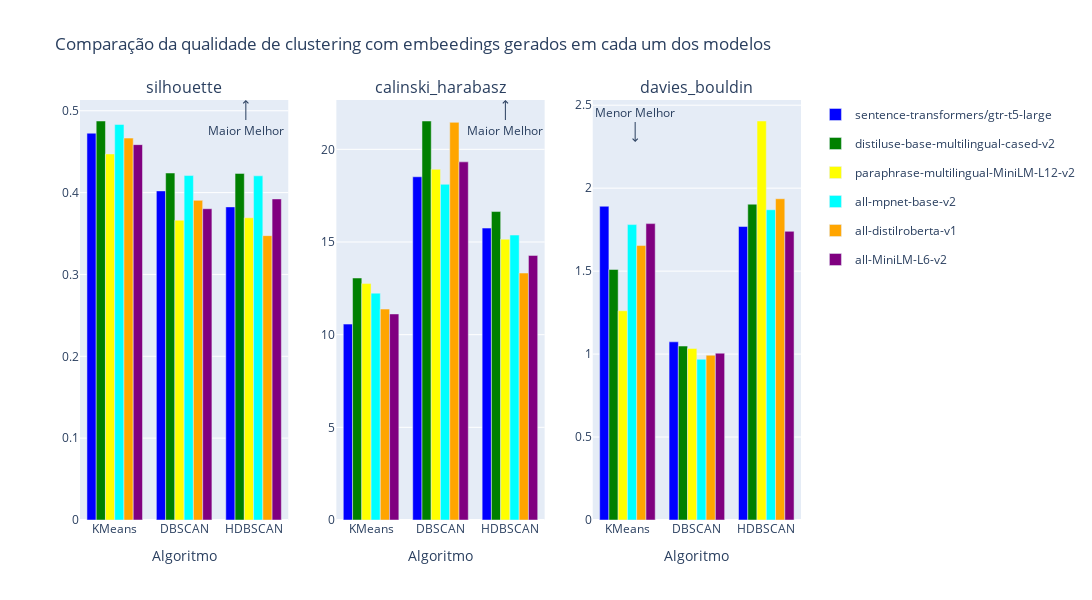
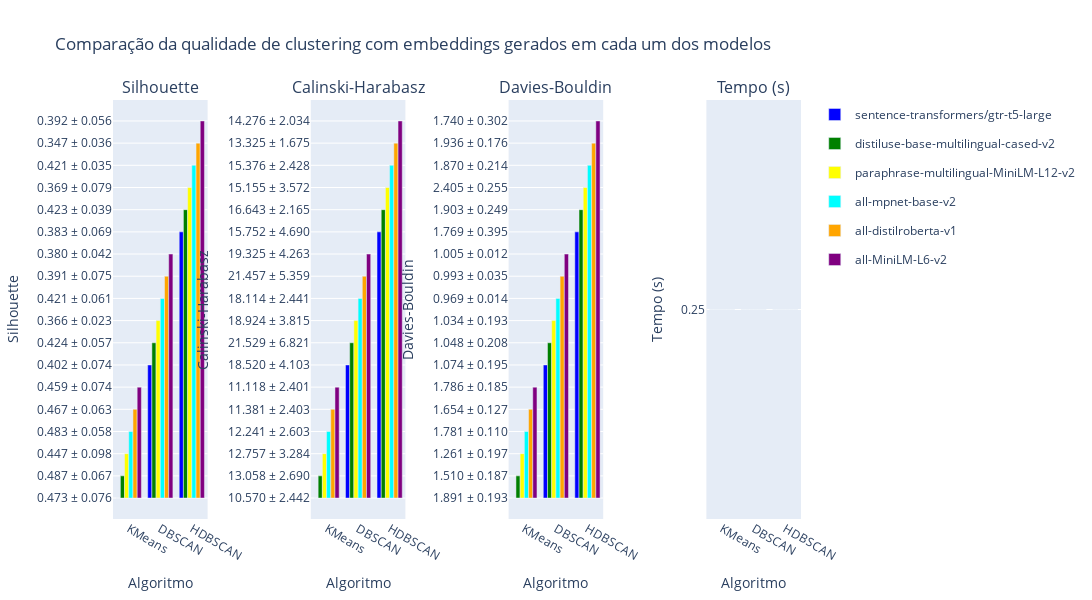

Notebook source saved alongside these figures, in order:
### Code cell
# Escolher o melhor modelo
melhor_modelo = analisador.escolher_melhor_modelo(resultados)
print(f"\nO melhor modelo nas pontuações ponderadas médias foi: {melhor_modelo}")

# Gerar o relatório de benchmarking (opcional)
analisador.generate_report(resultados)

### Figure 1 — Plotly figure (JSON) as saved in the notebook; plotly's stock layout.template omitted (floating-point values rounded to 4 significant figures)
{"data": [{"legendgroup": "sentence-transformers/gtr-t5-large", "marker": {"color": "blue"}, "name": "sentence-transformers/gtr-t5-large", "offsetgroup": "0", "showlegend": true, "type": "bar", "x": ["KMeans"], "xaxis": "x", "y": [0.4726], "yaxis": "y"}, {"legendgroup": "distiluse-base-multilingual-cased-v2", "marker": {"color": "green"}, "name": "distiluse-base-multilingual-cased-v2", "offsetgroup": "1", "showlegend": true, "type": "bar", "x": ["KMeans"], "xaxis": "x", "y": [0.4875], "yaxis": "y"}, {"legendgroup": "paraphrase-multilingual-MiniLM-L12-v2", "marker": {"color": "yellow"}, "name": "paraphrase-multilingual-MiniLM-L12-v2", "offsetgroup": "2", "showlegend": true, "type": "bar", "x": ["KMeans"], "xaxis": "x", "y": [0.4472], "yaxis": "y"}, {"legendgroup": "all-mpnet-base-v2", "marker": {"color": "cyan"}, "name": "all-mpnet-base-v2", "offsetgroup": "3", "showlegend": true, "type": "bar", "x": ["KMeans"], "xaxis": "x", "y": [0.4832], "yaxis": "y"}, {"legendgroup": "all-distilroberta-v1", "marker": {"color": "orange"}, "name": "all-distilroberta-v1", "offsetgroup": "4", "showlegend": true, "type": "bar", "x": ["KMeans"], "xaxis": "x", "y": [0.4666], "yaxis": "y"}, {"legendgroup": "all-MiniLM-L6-v2", "marker": {"color": "purple"}, "name": "all-MiniLM-L6-v2", "offsetgroup": "5", "showlegend": true, "type": "bar", "x": ["KMeans"], "xaxis": "x", "y": [0.4586], "yaxis": "y"}, {"legendgroup": "sentence-transformers/gtr-t5-large", "marker": {"color": "blue"}, "name": "sentence-transformers/gtr-t5-large", "offsetgroup": "0", "showlegend": false, "type": "bar", "x": ["DBSCAN"], "xaxis": "x", "y": [0.4021], "yaxis": "y"}, {"legendgroup": "distiluse-base-multilingual-cased-v2", "marker": {"color": "green"}, "name": "distiluse-base-multilingual-cased-v2", "offsetgroup": "1", "showlegend": false, "type": "bar", "x": ["DBSCAN"], "xaxis": "x", "y": [0.4239], "yaxis": "y"}, {"legendgroup": "paraphrase-multilingual-MiniLM-L12-v2", "marker": {"color": "yellow"}, "name": "paraphrase-multilingual-MiniLM-L12-v2", "offsetgroup": "2", "showlegend": false, "type": "bar", "x": ["DBSCAN"], "xaxis": "x", "y": [0.3662], "yaxis": "y"}, {"legendgroup": "all-mpnet-base-v2", "marker": {"color": "cyan"}, "name": "all-mpnet-base-v2", "offsetgroup": "3", "showlegend": false, "type": "bar", "x": ["DBSCAN"], "xaxis": "x", "y": [0.4208], "yaxis": "y"}, {"legendgroup": "all-distilroberta-v1", "marker": {"color": "orange"}, "name": "all-distilroberta-v1", "offsetgroup": "4", "showlegend": false, "type": "bar", "x": ["DBSCAN"], "xaxis": "x", "y": [0.3905], "yaxis": "y"}, {"legendgroup": "all-MiniLM-L6-v2", "marker": {"color": "purple"}, "name": "all-MiniLM-L6-v2", "offsetgroup": "5", "showlegend": false, "type": "bar", "x": ["DBSCAN"], "xaxis": "x", "y": [0.3803], "yaxis": "y"}, {"legendgroup": "sentence-transformers/gtr-t5-large", "marker": {"color": "blue"}, "name": "sentence-transformers/gtr-t5-large", "offsetgroup": "0", "showlegend": false, "type": "bar", "x": ["HDBSCAN"], "xaxis": "x", "y": [0.3825], "yaxis": "y"}, {"legendgroup": "distiluse-base-multilingual-cased-v2", "marker": {"color": "green"}, "name": "distiluse-base-multilingual-cased-v2", "offsetgroup": "1", "showlegend": false, "type": "bar", "x": ["HDBSCAN"], "xaxis": "x", "y": [0.4235], "yaxis": "y"}, {"legendgroup": "paraphrase-multilingual-MiniLM-L12-v2", "marker": {"color": "yellow"}, "name": "paraphrase-multilingual-MiniLM-L12-v2", "offsetgroup": "2", "showlegend": false, "type": "bar", "x": ["HDBSCAN"], "xaxis": "x", "y": [0.3692], "yaxis": "y"}, {"legendgroup": "all-mpnet-base-v2", "marker": {"color": "cyan"}, "name": "all-mpnet-base-v2", "offsetgroup": "3", "showlegend": false, "type": "bar", "x": ["HDBSCAN"], "xaxis": "x", "y": [0.4205], "yaxis": "y"}, {"legendgroup": "all-distilroberta-v1", "marker": {"color": "orange"}, "name": "all-distilroberta-v1", "offsetgroup": "4", "showlegend": false, "type": "bar", "x": ["HDBSCAN"], "xaxis": "x", "y": [0.3474], "yaxis": "y"}, {"legendgroup": "all-MiniLM-L6-v2", "marker": {"color": "purple"}, "name": "all-MiniLM-L6-v2", "offsetgroup": "5", "showlegend": false, "type": "bar", "x": ["HDBSCAN"], "xaxis": "x", "y": [0.3923], "yaxis": "y"}, {"legendgroup": "sentence-transformers/gtr-t5-large", "marker": {"color": "blue"}, "name": "sentence-transformers/gtr-t5-large", "offsetgroup": "0", "showlegend": false, "type": "bar", "x": ["KMeans"], "xaxis": "x2", "y": [10.57], "yaxis": "y2"}, {"legendgroup": "distiluse-base-multilingual-cased-v2", "marker": {"color": "green"}, "name": "distiluse-base-multilingual-cased-v2", "offsetgroup": "1", "showlegend": false, "type": "bar", "x": ["KMeans"], "xaxis": "x2", "y": [13.06], "yaxis": "y2"}, {"legendgroup": "paraphrase-multilingual-MiniLM-L12-v2", "marker": {"color": "yellow"}, "name": "paraphrase-multilingual-MiniLM-L12-v2", "offsetgroup": "2", "showlegend": false, "type": "bar", "x": ["KMeans"], "xaxis": "x2", "y": [12.76], "yaxis": "y2"}, {"legendgroup": "all-mpnet-base-v2", "marker": {"color": "cyan"}, "name": "all-mpnet-base-v2", "offsetgroup": "3", "showlegend": false, "type": "bar", "x": ["KMeans"], "xaxis": "x2", "y": [12.24], "yaxis": "y2"}, {"legendgroup": "all-distilroberta-v1", "marker": {"color": "orange"}, "name": "all-distilroberta-v1", "offsetgroup": "4", "showlegend": false, "type": "bar", "x": ["KMeans"], "xaxis": "x2", "y": [11.38], "yaxis": "y2"}, {"legendgroup": "all-MiniLM-L6-v2", "marker": {"color": "purple"}, "name": "all-MiniLM-L6-v2", "offsetgroup": "5", "showlegend": false, "type": "bar", "x": ["KMeans"], "xaxis": "x2", "y": [11.12], "yaxis": "y2"}, {"legendgroup": "sentence-transformers/gtr-t5-large", "marker": {"color": "blue"}, "name": "sentence-transformers/gtr-t5-large", "offsetgroup": "0", "showlegend": false, "type": "bar", "x": ["DBSCAN"], "xaxis": "x2", "y": [18.52], "yaxis": "y2"}, {"legendgroup": "distiluse-base-multilingual-cased-v2", "marker": {"color": "green"}, "name": "distiluse-base-multilingual-cased-v2", "offsetgroup": "1", "showlegend": false, "type": "bar", "x": ["DBSCAN"], "xaxis": "x2", "y": [21.53], "yaxis": "y2"}, {"legendgroup": "paraphrase-multilingual-MiniLM-L12-v2", "marker": {"color": "yellow"}, "name": "paraphrase-multilingual-MiniLM-L12-v2", "offsetgroup": "2", "showlegend": false, "type": "bar", "x": ["DBSCAN"], "xaxis": "x2", "y": [18.92], "yaxis": "y2"}, {"legendgroup": "all-mpnet-base-v2", "marker": {"color": "cyan"}, "name": "all-mpnet-base-v2", "offsetgroup": "3", "showlegend": false, "type": "bar", "x": ["DBSCAN"], "xaxis": "x2", "y": [18.11], "yaxis": "y2"}, {"legendgroup": "all-distilroberta-v1", "marker": {"color": "orange"}, "name": "all-distilroberta-v1", "offsetgroup": "4", "showlegend": false, "type": "bar", "x": ["DBSCAN"], "xaxis": "x2", "y": [21.46], "yaxis": "y2"}, {"legendgroup": "all-MiniLM-L6-v2", "marker": {"color": "purple"}, "name": "all-MiniLM-L6-v2", "offsetgroup": "5", "showlegend": false, "type": "bar", "x": ["DBSCAN"], "xaxis": "x2", "y": [19.32], "yaxis": "y2"}, {"legendgroup": "sentence-transformers/gtr-t5-large", "marker": {"color": "blue"}, "name": "sentence-transformers/gtr-t5-large", "offsetgroup": "0", "showlegend": false, "type": "bar", "x": ["HDBSCAN"], "xaxis": "x2", "y": [15.75], "yaxis": "y2"}, {"legendgroup": "distiluse-base-multilingual-cased-v2", "marker": {"color": "green"}, "name": "distiluse-base-multilingual-cased-v2", "offsetgroup": "1", "showlegend": false, "type": "bar", "x": ["HDBSCAN"], "xaxis": "x2", "y": [16.64], "yaxis": "y2"}, {"legendgroup": "paraphrase-multilingual-MiniLM-L12-v2", "marker": {"color": "yellow"}, "name": "paraphrase-multilingual-MiniLM-L12-v2", "offsetgroup": "2", "showlegend": false, "type": "bar", "x": ["HDBSCAN"], "xaxis": "x2", "y": [15.15], "yaxis": "y2"}, {"legendgroup": "all-mpnet-base-v2", "marker": {"color": "cyan"}, "name": "all-mpnet-base-v2", "offsetgroup": "3", "showlegend": false, "type": "bar", "x": ["HDBSCAN"], "xaxis": "x2", "y": [15.38], "yaxis": "y2"}, {"legendgroup": "all-distilroberta-v1", "marker": {"color": "orange"}, "name": "all-distilroberta-v1", "offsetgroup": "4", "showlegend": false, "type": "bar", "x": ["HDBSCAN"], "xaxis": "x2", "y": [13.33], "yaxis": "y2"}, {"legendgroup": "all-MiniLM-L6-v2", "marker": {"color": "purple"}, "name": "all-MiniLM-L6-v2", "offsetgroup": "5", "showlegend": false, "type": "bar", "x": ["HDBSCAN"], "xaxis": "x2", "y": [14.28], "yaxis": "y2"}, {"legendgroup": "sentence-transformers/gtr-t5-large", "marker": {"color": "blue"}, "name": "sentence-transformers/gtr-t5-large", "offsetgroup": "0", "showlegend": false, "type": "bar", "x": ["KMeans"], "xaxis": "x3", "y": [1.891], "yaxis": "y3"}, {"legendgroup": "distiluse-base-multilingual-cased-v2", "marker": {"color": "green"}, "name": "distiluse-base-multilingual-cased-v2", "offsetgroup": "1", "showlegend": false, "type": "bar", "x": ["KMeans"], "xaxis": "x3", "y": [1.51], "yaxis": "y3"}, {"legendgroup": "paraphrase-multilingual-MiniLM-L12-v2", "marker": {"color": "yellow"}, "name": "paraphrase-multilingual-MiniLM-L12-v2", "offsetgroup": "2", "showlegend": false, "type": "bar", "x": ["KMeans"], "xaxis": "x3", "y": [1.261], "yaxis": "y3"}, {"legendgroup": "all-mpnet-base-v2", "marker": {"color": "cyan"}, "name": "all-mpnet-base-v2", "offsetgroup": "3", "showlegend": false, "type": "bar", "x": ["KMeans"], "xaxis": "x3", "y": [1.781], "yaxis": "y3"}, {"legendgroup": "all-distilroberta-v1", "marker": {"color": "orange"}, "name": "all-distilroberta-v1", "offsetgroup": "4", "showlegend": false, "type": "bar", "x": ["KMeans"], "xaxis": "x3", "y": [1.654], "yaxis": "y3"}, {"legendgroup": "all-MiniLM-L6-v2", "marker": {"color": "purple"}, "name": "all-MiniLM-L6-v2", "offsetgroup": "5", "showlegend": false, "type": "bar", "x": ["KMeans"], "xaxis": "x3", "y": [1.786], "yaxis": "y3"}, {"legendgroup": "sentence-transformers/gtr-t5-large", "marker": {"color": "blue"}, "name": "sentence-transformers/gtr-t5-large", "offsetgroup": "0", "showlegend": false, "type": "bar", "x": ["DBSCAN"], "xaxis": "x3", "y": [1.074], "yaxis": "y3"}, {"legendgroup": "distiluse-base-multilingual-cased-v2", "marker": {"color": "green"}, "name": "distiluse-base-multilingual-cased-v2", "offsetgroup": "1", "showlegend": false, "type": "bar", "x": ["DBSCAN"], "xaxis": "x3", "y": [1.048], "yaxis": "y3"}, {"legendgroup": "paraphrase-multilingual-MiniLM-L12-v2", "marker": {"color": "yellow"}, "name": "paraphrase-multilingual-MiniLM-L12-v2", "offsetgroup": "2", "showlegend": false, "type": "bar", "x": ["DBSCAN"], "xaxis": "x3", "y": [1.034], "yaxis": "y3"}, {"legendgroup": "all-mpnet-base-v2", "marker": {"color": "cyan"}, "name": "all-mpnet-base-v2", "offsetgroup": "3", "showlegend": false, "type": "bar", "x": ["DBSCAN"], "xaxis": "x3", "y": [0.9686], "yaxis": "y3"}, {"legendgroup": "all-distilroberta-v1", "marker": {"color": "orange"}, "name": "all-distilroberta-v1", "offsetgroup": "4", "showlegend": false, "type": "bar", "x": ["DBSCAN"], "xaxis": "x3", "y": [0.9929], "yaxis": "y3"}, {"legendgroup": "all-MiniLM-L6-v2", "marker": {"color": "purple"}, "name": "all-MiniLM-L6-v2", "offsetgroup": "5", "showlegend": false, "type": "bar", "x": ["DBSCAN"], "xaxis": "x3", "y": [1.005], "yaxis": "y3"}, {"legendgroup": "sentence-transformers/gtr-t5-large", "marker": {"color": "blue"}, "name": "sentence-transformers/gtr-t5-large", "offsetgroup": "0", "showlegend": false, "type": "bar", "x": ["HDBSCAN"], "xaxis": "x3", "y": [1.769], "yaxis": "y3"}, {"legendgroup": "distiluse-base-multilingual-cased-v2", "marker": {"color": "green"}, "name": "distiluse-base-multilingual-cased-v2", "offsetgroup": "1", "showlegend": false, "type": "bar", "x": ["HDBSCAN"], "xaxis": "x3", "y": [1.903], "yaxis": "y3"}, {"legendgroup": "paraphrase-multilingual-MiniLM-L12-v2", "marker": {"color": "yellow"}, "name": "paraphrase-multilingual-MiniLM-L12-v2", "offsetgroup": "2", "showlegend": false, "type": "bar", "x": ["HDBSCAN"], "xaxis": "x3", "y": [2.405], "yaxis": "y3"}, {"legendgroup": "all-mpnet-base-v2", "marker": {"color": "cyan"}, "name": "all-mpnet-base-v2", "offsetgroup": "3", "showlegend": false, "type": "bar", "x": ["HDBSCAN"], "xaxis": "x3", "y": [1.87], "yaxis": "y3"}, {"legendgroup": "all-distilroberta-v1", "marker": {"color": "orange"}, "name": "all-distilroberta-v1", "offsetgroup": "4", "showlegend": false, "type": "bar", "x": ["HDBSCAN"], "xaxis": "x3", "y": [1.936], "yaxis": "y3"}, {"legendgroup": "all-MiniLM-L6-v2", "marker": {"color": "purple"}, "name": "all-MiniLM-L6-v2", "offsetgroup": "5", "showlegend": false, "type": "bar", "x": ["HDBSCAN"], "xaxis": "x3", "y": [1.74], "yaxis": "y3"}], "layout": {"annotations": [{"font": {"size": 16}, "showarrow": false, "text": "silhouette", "x": 0.1444, "xanchor": "center", "xref": "paper", "y": 1, "yanchor": "bottom", "yref": "paper"}, {"font": {"size": 16}, "showarrow": false, "text": "calinski_harabasz", "x": 0.5, "xanchor": "center", "xref": "paper", "y": 1, "yanchor": "bottom", "yref": "paper"}, {"font": {"size": 16}, "showarrow": false, "text": "davies_bouldin", "x": 0.8556, "xanchor": "center", "xref": "paper", "y": 1, "yanchor": "bottom", "yref": "paper"}, {"arrowhead": 4, "ax": 0, "ay": 30, "showarrow": true, "text": "Maior Melhor", "x": 0.23, "xref": "paper", "y": 1, "yref": "paper"}, {"arrowhead": 4, "ax": 0, "ay": 30, "showarrow": true, "text": "Maior Melhor", "x": 0.59, "xref": "paper", "y": 1, "yref": "paper"}, {"arrowhead": 4, "ax": 0, "ay": -30, "showarrow": true, "text": "Menor Melhor", "x": 0.77, "xref": "paper", "y": 0.9, "yref": "paper"}], "height": 600, "title": {"text": "Comparação da qualidade de clustering com embeedings gerados em cada um dos modelos"}, "width": 1200, "xaxis": {"anchor": "y", "domain": [0, 0.2889], "title": {"text": "Algoritmo"}}, "xaxis2": {"anchor": "y2", "domain": [0.3556, 0.6444], "title": {"text": "Algoritmo"}}, "xaxis3": {"anchor": "y3", "domain": [0.7111, 1], "title": {"text": "Algoritmo"}}, "yaxis": {"anchor": "x", "domain": [0, 1], "title": {"text": ""}}, "yaxis2": {"anchor": "x2", "domain": [0, 1], "title": {"text": ""}}, "yaxis3": {"anchor": "x3", "domain": [0, 1], "title": {"text": ""}}}}

### Figure 2 — Plotly figure (JSON) as saved in the notebook; plotly's stock layout.template omitted (floating-point values rounded to 4 significant figures)
{"data": [{"legendgroup": "sentence-transformers/gtr-t5-large", "marker": {"color": "blue"}, "name": "sentence-transformers/gtr-t5-large", "offsetgroup": "0", "showlegend": true, "type": "bar", "x": ["KMeans"], "xaxis": "x", "y": ["0.473 ± 0.076"], "yaxis": "y"}, {"legendgroup": "distiluse-base-multilingual-cased-v2", "marker": {"color": "green"}, "name": "distiluse-base-multilingual-cased-v2", "offsetgroup": "1", "showlegend": true, "type": "bar", "x": ["KMeans"], "xaxis": "x", "y": ["0.487 ± 0.067"], "yaxis": "y"}, {"legendgroup": "paraphrase-multilingual-MiniLM-L12-v2", "marker": {"color": "yellow"}, "name": "paraphrase-multilingual-MiniLM-L12-v2", "offsetgroup": "2", "showlegend": true, "type": "bar", "x": ["KMeans"], "xaxis": "x", "y": ["0.447 ± 0.098"], "yaxis": "y"}, {"legendgroup": "all-mpnet-base-v2", "marker": {"color": "cyan"}, "name": "all-mpnet-base-v2", "offsetgroup": "3", "showlegend": true, "type": "bar", "x": ["KMeans"], "xaxis": "x", "y": ["0.483 ± 0.058"], "yaxis": "y"}, {"legendgroup": "all-distilroberta-v1", "marker": {"color": "orange"}, "name": "all-distilroberta-v1", "offsetgroup": "4", "showlegend": true, "type": "bar", "x": ["KMeans"], "xaxis": "x", "y": ["0.467 ± 0.063"], "yaxis": "y"}, {"legendgroup": "all-MiniLM-L6-v2", "marker": {"color": "purple"}, "name": "all-MiniLM-L6-v2", "offsetgroup": "5", "showlegend": true, "type": "bar", "x": ["KMeans"], "xaxis": "x", "y": ["0.459 ± 0.074"], "yaxis": "y"}, {"legendgroup": "sentence-transformers/gtr-t5-large", "marker": {"color": "blue"}, "name": "sentence-transformers/gtr-t5-large", "offsetgroup": "0", "showlegend": false, "type": "bar", "x": ["DBSCAN"], "xaxis": "x", "y": ["0.402 ± 0.074"], "yaxis": "y"}, {"legendgroup": "distiluse-base-multilingual-cased-v2", "marker": {"color": "green"}, "name": "distiluse-base-multilingual-cased-v2", "offsetgroup": "1", "showlegend": false, "type": "bar", "x": ["DBSCAN"], "xaxis": "x", "y": ["0.424 ± 0.057"], "yaxis": "y"}, {"legendgroup": "paraphrase-multilingual-MiniLM-L12-v2", "marker": {"color": "yellow"}, "name": "paraphrase-multilingual-MiniLM-L12-v2", "offsetgroup": "2", "showlegend": false, "type": "bar", "x": ["DBSCAN"], "xaxis": "x", "y": ["0.366 ± 0.023"], "yaxis": "y"}, {"legendgroup": "all-mpnet-base-v2", "marker": {"color": "cyan"}, "name": "all-mpnet-base-v2", "offsetgroup": "3", "showlegend": false, "type": "bar", "x": ["DBSCAN"], "xaxis": "x", "y": ["0.421 ± 0.061"], "yaxis": "y"}, {"legendgroup": "all-distilroberta-v1", "marker": {"color": "orange"}, "name": "all-distilroberta-v1", "offsetgroup": "4", "showlegend": false, "type": "bar", "x": ["DBSCAN"], "xaxis": "x", "y": ["0.391 ± 0.075"], "yaxis": "y"}, {"legendgroup": "all-MiniLM-L6-v2", "marker": {"color": "purple"}, "name": "all-MiniLM-L6-v2", "offsetgroup": "5", "showlegend": false, "type": "bar", "x": ["DBSCAN"], "xaxis": "x", "y": ["0.380 ± 0.042"], "yaxis": "y"}, {"legendgroup": "sentence-transformers/gtr-t5-large", "marker": {"color": "blue"}, "name": "sentence-transformers/gtr-t5-large", "offsetgroup": "0", "showlegend": false, "type": "bar", "x": ["HDBSCAN"], "xaxis": "x", "y": ["0.383 ± 0.069"], "yaxis": "y"}, {"legendgroup": "distiluse-base-multilingual-cased-v2", "marker": {"color": "green"}, "name": "distiluse-base-multilingual-cased-v2", "offsetgroup": "1", "showlegend": false, "type": "bar", "x": ["HDBSCAN"], "xaxis": "x", "y": ["0.423 ± 0.039"], "yaxis": "y"}, {"legendgroup": "paraphrase-multilingual-MiniLM-L12-v2", "marker": {"color": "yellow"}, "name": "paraphrase-multilingual-MiniLM-L12-v2", "offsetgroup": "2", "showlegend": false, "type": "bar", "x": ["HDBSCAN"], "xaxis": "x", "y": ["0.369 ± 0.079"], "yaxis": "y"}, {"legendgroup": "all-mpnet-base-v2", "marker": {"color": "cyan"}, "name": "all-mpnet-base-v2", "offsetgroup": "3", "showlegend": false, "type": "bar", "x": ["HDBSCAN"], "xaxis": "x", "y": ["0.421 ± 0.035"], "yaxis": "y"}, {"legendgroup": "all-distilroberta-v1", "marker": {"color": "orange"}, "name": "all-distilroberta-v1", "offsetgroup": "4", "showlegend": false, "type": "bar", "x": ["HDBSCAN"], "xaxis": "x", "y": ["0.347 ± 0.036"], "yaxis": "y"}, {"legendgroup": "all-MiniLM-L6-v2", "marker": {"color": "purple"}, "name": "all-MiniLM-L6-v2", "offsetgroup": "5", "showlegend": false, "type": "bar", "x": ["HDBSCAN"], "xaxis": "x", "y": ["0.392 ± 0.056"], "yaxis": "y"}, {"legendgroup": "sentence-transformers/gtr-t5-large", "marker": {"color": "blue"}, "name": "sentence-transformers/gtr-t5-large", "offsetgroup": "0", "showlegend": false, "type": "bar", "x": ["KMeans"], "xaxis": "x2", "y": ["10.570 ± 2.442"], "yaxis": "y2"}, {"legendgroup": "distiluse-base-multilingual-cased-v2", "marker": {"color": "green"}, "name": "distiluse-base-multilingual-cased-v2", "offsetgroup": "1", "showlegend": false, "type": "bar", "x": ["KMeans"], "xaxis": "x2", "y": ["13.058 ± 2.690"], "yaxis": "y2"}, {"legendgroup": "paraphrase-multilingual-MiniLM-L12-v2", "marker": {"color": "yellow"}, "name": "paraphrase-multilingual-MiniLM-L12-v2", "offsetgroup": "2", "showlegend": false, "type": "bar", "x": ["KMeans"], "xaxis": "x2", "y": ["12.757 ± 3.284"], "yaxis": "y2"}, {"legendgroup": "all-mpnet-base-v2", "marker": {"color": "cyan"}, "name": "all-mpnet-base-v2", "offsetgroup": "3", "showlegend": false, "type": "bar", "x": ["KMeans"], "xaxis": "x2", "y": ["12.241 ± 2.603"], "yaxis": "y2"}, {"legendgroup": "all-distilroberta-v1", "marker": {"color": "orange"}, "name": "all-distilroberta-v1", "offsetgroup": "4", "showlegend": false, "type": "bar", "x": ["KMeans"], "xaxis": "x2", "y": ["11.381 ± 2.403"], "yaxis": "y2"}, {"legendgroup": "all-MiniLM-L6-v2", "marker": {"color": "purple"}, "name": "all-MiniLM-L6-v2", "offsetgroup": "5", "showlegend": false, "type": "bar", "x": ["KMeans"], "xaxis": "x2", "y": ["11.118 ± 2.401"], "yaxis": "y2"}, {"legendgroup": "sentence-transformers/gtr-t5-large", "marker": {"color": "blue"}, "name": "sentence-transformers/gtr-t5-large", "offsetgroup": "0", "showlegend": false, "type": "bar", "x": ["DBSCAN"], "xaxis": "x2", "y": ["18.520 ± 4.103"], "yaxis": "y2"}, {"legendgroup": "distiluse-base-multilingual-cased-v2", "marker": {"color": "green"}, "name": "distiluse-base-multilingual-cased-v2", "offsetgroup": "1", "showlegend": false, "type": "bar", "x": ["DBSCAN"], "xaxis": "x2", "y": ["21.529 ± 6.821"], "yaxis": "y2"}, {"legendgroup": "paraphrase-multilingual-MiniLM-L12-v2", "marker": {"color": "yellow"}, "name": "paraphrase-multilingual-MiniLM-L12-v2", "offsetgroup": "2", "showlegend": false, "type": "bar", "x": ["DBSCAN"], "xaxis": "x2", "y": ["18.924 ± 3.815"], "yaxis": "y2"}, {"legendgroup": "all-mpnet-base-v2", "marker": {"color": "cyan"}, "name": "all-mpnet-base-v2", "offsetgroup": "3", "showlegend": false, "type": "bar", "x": ["DBSCAN"], "xaxis": "x2", "y": ["18.114 ± 2.441"], "yaxis": "y2"}, {"legendgroup": "all-distilroberta-v1", "marker": {"color": "orange"}, "name": "all-distilroberta-v1", "offsetgroup": "4", "showlegend": false, "type": "bar", "x": ["DBSCAN"], "xaxis": "x2", "y": ["21.457 ± 5.359"], "yaxis": "y2"}, {"legendgroup": "all-MiniLM-L6-v2", "marker": {"color": "purple"}, "name": "all-MiniLM-L6-v2", "offsetgroup": "5", "showlegend": false, "type": "bar", "x": ["DBSCAN"], "xaxis": "x2", "y": ["19.325 ± 4.263"], "yaxis": "y2"}, {"legendgroup": "sentence-transformers/gtr-t5-large", "marker": {"color": "blue"}, "name": "sentence-transformers/gtr-t5-large", "offsetgroup": "0", "showlegend": false, "type": "bar", "x": ["HDBSCAN"], "xaxis": "x2", "y": ["15.752 ± 4.690"], "yaxis": "y2"}, {"legendgroup": "distiluse-base-multilingual-cased-v2", "marker": {"color": "green"}, "name": "distiluse-base-multilingual-cased-v2", "offsetgroup": "1", "showlegend": false, "type": "bar", "x": ["HDBSCAN"], "xaxis": "x2", "y": ["16.643 ± 2.165"], "yaxis": "y2"}, {"legendgroup": "paraphrase-multilingual-MiniLM-L12-v2", "marker": {"color": "yellow"}, "name": "paraphrase-multilingual-MiniLM-L12-v2", "offsetgroup": "2", "showlegend": false, "type": "bar", "x": ["HDBSCAN"], "xaxis": "x2", "y": ["15.155 ± 3.572"], "yaxis": "y2"}, {"legendgroup": "all-mpnet-base-v2", "marker": {"color": "cyan"}, "name": "all-mpnet-base-v2", "offsetgroup": "3", "showlegend": false, "type": "bar", "x": ["HDBSCAN"], "xaxis": "x2", "y": ["15.376 ± 2.428"], "yaxis": "y2"}, {"legendgroup": "all-distilroberta-v1", "marker": {"color": "orange"}, "name": "all-distilroberta-v1", "offsetgroup": "4", "showlegend": false, "type": "bar", "x": ["HDBSCAN"], "xaxis": "x2", "y": ["13.325 ± 1.675"], "yaxis": "y2"}, {"legendgroup": "all-MiniLM-L6-v2", "marker": {"color": "purple"}, "name": "all-MiniLM-L6-v2", "offsetgroup": "5", "showlegend": false, "type": "bar", "x": ["HDBSCAN"], "xaxis": "x2", "y": ["14.276 ± 2.034"], "yaxis": "y2"}, {"legendgroup": "sentence-transformers/gtr-t5-large", "marker": {"color": "blue"}, "name": "sentence-transformers/gtr-t5-large", "offsetgroup": "0", "showlegend": false, "type": "bar", "x": ["KMeans"], "xaxis": "x3", "y": ["1.891 ± 0.193"], "yaxis": "y3"}, {"legendgroup": "distiluse-base-multilingual-cased-v2", "marker": {"color": "green"}, "name": "distiluse-base-multilingual-cased-v2", "offsetgroup": "1", "showlegend": false, "type": "bar", "x": ["KMeans"], "xaxis": "x3", "y": ["1.510 ± 0.187"], "yaxis": "y3"}, {"legendgroup": "paraphrase-multilingual-MiniLM-L12-v2", "marker": {"color": "yellow"}, "name": "paraphrase-multilingual-MiniLM-L12-v2", "offsetgroup": "2", "showlegend": false, "type": "bar", "x": ["KMeans"], "xaxis": "x3", "y": ["1.261 ± 0.197"], "yaxis": "y3"}, {"legendgroup": "all-mpnet-base-v2", "marker": {"color": "cyan"}, "name": "all-mpnet-base-v2", "offsetgroup": "3", "showlegend": false, "type": "bar", "x": ["KMeans"], "xaxis": "x3", "y": ["1.781 ± 0.110"], "yaxis": "y3"}, {"legendgroup": "all-distilroberta-v1", "marker": {"color": "orange"}, "name": "all-distilroberta-v1", "offsetgroup": "4", "showlegend": false, "type": "bar", "x": ["KMeans"], "xaxis": "x3", "y": ["1.654 ± 0.127"], "yaxis": "y3"}, {"legendgroup": "all-MiniLM-L6-v2", "marker": {"color": "purple"}, "name": "all-MiniLM-L6-v2", "offsetgroup": "5", "showlegend": false, "type": "bar", "x": ["KMeans"], "xaxis": "x3", "y": ["1.786 ± 0.185"], "yaxis": "y3"}, {"legendgroup": "sentence-transformers/gtr-t5-large", "marker": {"color": "blue"}, "name": "sentence-transformers/gtr-t5-large", "offsetgroup": "0", "showlegend": false, "type": "bar", "x": ["DBSCAN"], "xaxis": "x3", "y": ["1.074 ± 0.195"], "yaxis": "y3"}, {"legendgroup": "distiluse-base-multilingual-cased-v2", "marker": {"color": "green"}, "name": "distiluse-base-multilingual-cased-v2", "offsetgroup": "1", "showlegend": false, "type": "bar", "x": ["DBSCAN"], "xaxis": "x3", "y": ["1.048 ± 0.208"], "yaxis": "y3"}, {"legendgroup": "paraphrase-multilingual-MiniLM-L12-v2", "marker": {"color": "yellow"}, "name": "paraphrase-multilingual-MiniLM-L12-v2", "offsetgroup": "2", "showlegend": false, "type": "bar", "x": ["DBSCAN"], "xaxis": "x3", "y": ["1.034 ± 0.193"], "yaxis": "y3"}, {"legendgroup": "all-mpnet-base-v2", "marker": {"color": "cyan"}, "name": "all-mpnet-base-v2", "offsetgroup": "3", "showlegend": false, "type": "bar", "x": ["DBSCAN"], "xaxis": "x3", "y": ["0.969 ± 0.014"], "yaxis": "y3"}, {"legendgroup": "all-distilroberta-v1", "marker": {"color": "orange"}, "name": "all-distilroberta-v1", "offsetgroup": "4", "showlegend": false, "type": "bar", "x": ["DBSCAN"], "xaxis": "x3", "y": ["0.993 ± 0.035"], "yaxis": "y3"}, {"legendgroup": "all-MiniLM-L6-v2", "marker": {"color": "purple"}, "name": "all-MiniLM-L6-v2", "offsetgroup": "5", "showlegend": false, "type": "bar", "x": ["DBSCAN"], "xaxis": "x3", "y": ["1.005 ± 0.012"], "yaxis": "y3"}, {"legendgroup": "sentence-transformers/gtr-t5-large", "marker": {"color": "blue"}, "name": "sentence-transformers/gtr-t5-large", "offsetgroup": "0", "showlegend": false, "type": "bar", "x": ["HDBSCAN"], "xaxis": "x3", "y": ["1.769 ± 0.395"], "yaxis": "y3"}, {"legendgroup": "distiluse-base-multilingual-cased-v2", "marker": {"color": "green"}, "name": "distiluse-base-multilingual-cased-v2", "offsetgroup": "1", "showlegend": false, "type": "bar", "x": ["HDBSCAN"], "xaxis": "x3", "y": ["1.903 ± 0.249"], "yaxis": "y3"}, {"legendgroup": "paraphrase-multilingual-MiniLM-L12-v2", "marker": {"color": "yellow"}, "name": "paraphrase-multilingual-MiniLM-L12-v2", "offsetgroup": "2", "showlegend": false, "type": "bar", "x": ["HDBSCAN"], "xaxis": "x3", "y": ["2.405 ± 0.255"], "yaxis": "y3"}, {"legendgroup": "all-mpnet-base-v2", "marker": {"color": "cyan"}, "name": "all-mpnet-base-v2", "offsetgroup": "3", "showlegend": false, "type": "bar", "x": ["HDBSCAN"], "xaxis": "x3", "y": ["1.870 ± 0.214"], "yaxis": "y3"}, {"legendgroup": "all-distilroberta-v1", "marker": {"color": "orange"}, "name": "all-distilroberta-v1", "offsetgroup": "4", "showlegend": false, "type": "bar", "x": ["HDBSCAN"], "xaxis": "x3", "y": ["1.936 ± 0.176"], "yaxis": "y3"}, {"legendgroup": "all-MiniLM-L6-v2", "marker": {"color": "purple"}, "name": "all-MiniLM-L6-v2", "offsetgroup": "5", "showlegend": false, "type": "bar", "x": ["HDBSCAN"], "xaxis": "x3", "y": ["1.740 ± 0.302"], "yaxis": "y3"}, {"legendgroup": "sentence-transformers/gtr-t5-large", "marker": {"color": "blue"}, "name": "sentence-transformers/gtr-t5-large", "offsetgroup": "0", "showlegend": false, "type": "bar", "x": ["KMeans"], "xaxis": "x4", "y": ["0.25"], "yaxis": "y4"}, {"legendgroup": "distiluse-base-multilingual-cased-v2", "marker": {"color": "green"}, "name": "distiluse-base-multilingual-cased-v2", "offsetgroup": "1", "showlegend": false, "type": "bar", "x": ["KMeans"], "xaxis": "x4", "y": ["0.25"], "yaxis": "y4"}, {"legendgroup": "paraphrase-multilingual-MiniLM-L12-v2", "marker": {"color": "yellow"}, "name": "paraphrase-multilingual-MiniLM-L12-v2", "offsetgroup": "2", "showlegend": false, "type": "bar", "x": ["KMeans"], "xaxis": "x4", "y": ["0.25"], "yaxis": "y4"}, {"legendgroup": "all-mpnet-base-v2", "marker": {"color": "cyan"}, "name": "all-mpnet-base-v2", "offsetgroup": "3", "showlegend": false, "type": "bar", "x": ["KMeans"], "xaxis": "x4", "y": ["0.25"], "yaxis": "y4"}, {"legendgroup": "all-distilroberta-v1", "marker": {"color": "orange"}, "name": "all-distilroberta-v1", "offsetgroup": "4", "showlegend": false, "type": "bar", "x": ["KMeans"], "xaxis": "x4", "y": ["0.25"], "yaxis": "y4"}, {"legendgroup": "all-MiniLM-L6-v2", "marker": {"color": "purple"}, "name": "all-MiniLM-L6-v2", "offsetgroup": "5", "showlegend": false, "type": "bar", "x": ["KMeans"], "xaxis": "x4", "y": ["0.25"], "yaxis": "y4"}, {"legendgroup": "sentence-transformers/gtr-t5-large", "marker": {"color": "blue"}, "name": "sentence-transformers/gtr-t5-large", "offsetgroup": "0", "showlegend": false, "type": "bar", "x": ["DBSCAN"], "xaxis": "x4", "y": ["0.25"], "yaxis": "y4"}, {"legendgroup": "distiluse-base-multilingual-cased-v2", "marker": {"color": "green"}, "name": "distiluse-base-multilingual-cased-v2", "offsetgroup": "1", "showlegend": false, "type": "bar", "x": ["DBSCAN"], "xaxis": "x4", "y": ["0.25"], "yaxis": "y4"}, {"legendgroup": "paraphrase-multilingual-MiniLM-L12-v2", "marker": {"color": "yellow"}, "name": "paraphrase-multilingual-MiniLM-L12-v2", "offsetgroup": "2", "showlegend": false, "type": "bar", "x": ["DBSCAN"], "xaxis": "x4", "y": ["0.25"], "yaxis": "y4"}, {"legendgroup": "all-mpnet-base-v2", "marker": {"color": "cyan"}, "name": "all-mpnet-base-v2", "offsetgroup": "3", "showlegend": false, "type": "bar", "x": ["DBSCAN"], "xaxis": "x4", "y": ["0.25"], "yaxis": "y4"}, {"legendgroup": "all-distilroberta-v1", "marker": {"color": "orange"}, "name": "all-distilroberta-v1", "offsetgroup": "4", "showlegend": false, "type": "bar", "x": ["DBSCAN"], "xaxis": "x4", "y": ["0.25"], "yaxis": "y4"}, {"legendgroup": "all-MiniLM-L6-v2", "marker": {"color": "purple"}, "name": "all-MiniLM-L6-v2", "offsetgroup": "5", "showlegend": false, "type": "bar", "x": ["DBSCAN"], "xaxis": "x4", "y": ["0.25"], "yaxis": "y4"}, {"legendgroup": "sentence-transformers/gtr-t5-large", "marker": {"color": "blue"}, "name": "sentence-transformers/gtr-t5-large", "offsetgroup": "0", "showlegend": false, "type": "bar", "x": ["HDBSCAN"], "xaxis": "x4", "y": ["0.25"], "yaxis": "y4"}, {"legendgroup": "distiluse-base-multilingual-cased-v2", "marker": {"color": "green"}, "name": "distiluse-base-multilingual-cased-v2", "offsetgroup": "1", "showlegend": false, "type": "bar", "x": ["HDBSCAN"], "xaxis": "x4", "y": ["0.25"], "yaxis": "y4"}, {"legendgroup": "paraphrase-multilingual-MiniLM-L12-v2", "marker": {"color": "yellow"}, "name": "paraphrase-multilingual-MiniLM-L12-v2", "offsetgroup": "2", "showlegend": false, "type": "bar", "x": ["HDBSCAN"], "xaxis": "x4", "y": ["0.25"], "yaxis": "y4"}, {"legendgroup": "all-mpnet-base-v2", "marker": {"color": "cyan"}, "name": "all-mpnet-base-v2", "offsetgroup": "3", "showlegend": false, "type": "bar", "x": ["HDBSCAN"], "xaxis": "x4", "y": ["0.25"], "yaxis": "y4"}, {"legendgroup": "all-distilroberta-v1", "marker": {"color": "orange"}, "name": "all-distilroberta-v1", "offsetgroup": "4", "showlegend": false, "type": "bar", "x": ["HDBSCAN"], "xaxis": "x4", "y": ["0.25"], "yaxis": "y4"}, {"legendgroup": "all-MiniLM-L6-v2", "marker": {"color": "purple"}, "name": "all-MiniLM-L6-v2", "offsetgroup": "5", "showlegend": false, "type": "bar", "x": ["HDBSCAN"], "xaxis": "x4", "y": ["0.25"], "yaxis": "y4"}], "layout": {"annotations": [{"font": {"size": 16}, "showarrow": false, "text": "Silhouette", "x": 0.06875, "xanchor": "center", "xref": "paper", "y": 1, "yanchor": "bottom", "yref": "paper"}, {"font": {"size": 16}, "showarrow": false, "text": "Calinski-Harabasz", "x": 0.3562, "xanchor": "center", "xref": "paper", "y": 1, "yanchor": "bottom", "yref": "paper"}, {"font": {"size": 16}, "showarrow": false, "text": "Davies-Bouldin", "x": 0.6437, "xanchor": "center", "xref": "paper", "y": 1, "yanchor": "bottom", "yref": "paper"}, {"font": {"size": 16}, "showarrow": false, "text": "Tempo (s)", "x": 0.9313, "xanchor": "center", "xref": "paper", "y": 1, "yanchor": "bottom", "yref": "paper"}], "height": 600, "title": {"text": "Comparação da qualidade de clustering com embeddings gerados em cada um dos modelos"}, "width": 1600, "xaxis": {"anchor": "y", "domain": [0, 0.1375], "title": {"text": "Algoritmo"}}, "xaxis2": {"anchor": "y2", "domain": [0.2875, 0.425], "title": {"text": "Algoritmo"}}, "xaxis3": {"anchor": "y3", "domain": [0.575, 0.7125], "title": {"text": "Algoritmo"}}, "xaxis4": {"anchor": "y4", "domain": [0.8625, 1], "title": {"text": "Algoritmo"}}, "yaxis": {"anchor": "x", "domain": [0, 1], "title": {"text": "Silhouette"}}, "yaxis2": {"anchor": "x2", "domain": [0, 1], "title": {"text": "Calinski-Harabasz"}}, "yaxis3": {"anchor": "x3", "domain": [0, 1], "title": {"text": "Davies-Bouldin"}}, "yaxis4": {"anchor": "x4", "domain": [0, 1], "title": {"text": "Tempo (s)"}}}}
